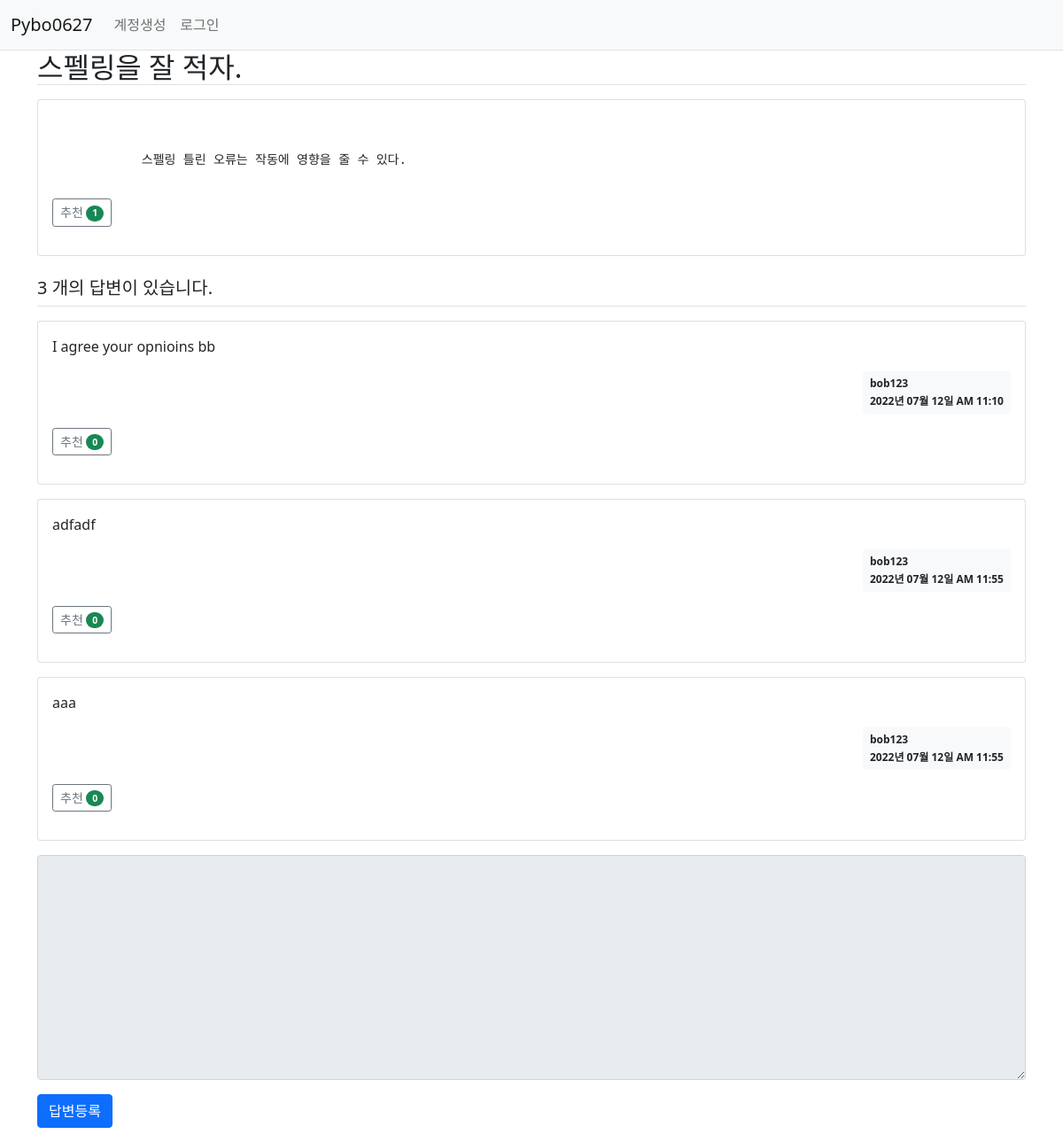
The app's page /question/detail/317/ with its own data.
### pybo/models.py (models this page shows)
class Question(db.Model):
    id = db.Column(db.Integer, primary_key=True)
    subject = db.Column(db.String(200), nullable=False)
    content = db.Column(db.Text(), nullable=False)
    create_date = db.Column(db.DateTime(), nullable=False)
    user_id = db.Column(db.Integer, db.ForeignKey('user.id', ondelete='CASCADE'), nullable=False)
    user = db.relationship('User', backref=db.backref('question_set'))
    modify_date = db.Column(db.DateTime(), nullable=True)
    voter = db.relationship('User', secondary=question_voter, backref=db.backref('question_voter_set'))

class Answer(db.Model):
    id = db.Column(db.Integer, primary_key=True)
    question_id = db.Column(db.Integer, db.ForeignKey('question.id', ondelete='CASCADE'))
    question = db.relationship('Question', backref=db.backref('answer_set'))
    content = db.Column(db.Text(), nullable=False)
    create_date = db.Column(db.DateTime(), nullable=False)
    user_id = db.Column(db.Integer, db.ForeignKey('user.id', ondelete='CASCADE'), nullable=False)
    user = db.relationship('User', backref=db.backref('answer_set'))
    modify_date = db.Column(db.DateTime(), nullable=True)
    voter = db.relationship('User', secondary=answer_voter, backref=db.backref('answer_voter_set'))

class User(db.Model):
    id = db.Column(db.Integer, primary_key=True)
    username = db.Column(db.String(150), unique=True, nullable=False)
    password = db.Column(db.String(200), nullable=False)
    email = db.Column(db.String(120), unique=True, nullable=False)

### pybo/views/question_views.py (the view)
@bp.route('/detail/<int:question_id>/')
def detail(question_id):
    form = AnswerForm()
    question = Question.query.get_or_404(question_id)
    return render_template('question/question_detail.html', question=question, form=form)

### pybo/forms.py
class AnswerForm(FlaskForm):
    content = TextAreaField('답변내용', validators=[DataRequired('내용은 필수 입력 항목입니다. ')])

### pybo/filter.py (called while the page is built)
def format_datetime(value, fmt='%Y년 %m월 %d일 %p %I:%M'):
    return value.strftime(fmt)

### pybo/views/auth_views.py (called while the page is built)
@bp.before_app_request
def load_logged_in_user():
    user_id = session.get('user_id')
    if user_id is None:
        g.user = None
    else:
        g.user = User.query.get(user_id)

### pybo/templates/question/question_detail.html (shortened to what this page needs)
<!DOCTYPE html>
<html lang="en">
<head>
</head>
<body>
    {% extends 'base.html' %}
    {% block content %}
    <div class = "container my -3">
        <h2 class = "border-bottom py 2">{{ question.subject }} </h2>
        <div class = "card my-3">
            <div class = "card-body">
                <div class = "card-text">{{ question.content|markdown  }}</div>
                <div class = "my-3">
                    <a href="javascript:void(0)" data-uri="{{ url_for('question.vote', question_id=question.id) }}"
                       class = "recommend btn btn-sm btn-outline-secondary">추천
                        <span class = "badge rounded-pill bg-success">{{ question.voter|length }}</span>
                    </a>
                </div>
            </div>
        </div>
        <h5 class = "border-bottom my-3 py-2">{{ question.answer_set|length }} 개의 답변이 있습니다.</h5>
        {% for answer in question.answer_set %}
        <div class = "card my-3">
            <div class="card-body">
                <div class = "card-text"> {{ answer.content|markdown }}</div>
                <div class = "d-flex justify-content-end">
                    <div class = "badge bg-light text-dark p-2 text-start">
                        <div class = "mb-2">{{ answer.user.username }} </div>
                        <div>{{ answer.create_date|datetime }}</div>
                    </div>
                </div>
                <div class = "my-3">
                    <a href="javascript:void(0)" data-uri="{{ url_for('answer.vote', answer_id=answer.id) }}"
                       class="recommend btn btn-sm btn-outline-secondary"> 추천
                        <span class = "badge rounded-pill bg-success">{{ answer.voter|length }}</span>
                    </a>
                </div>
            </div>
        </div>
        {% endfor %}
        <form action = "{{ url_for('answer.create', question_id=question.id) }}" method="post" class = "my-3">
            <div class = "mb-3">
                <textarea {% if not g.user%}disabled{% endif %}
                        name = "content" id="content" class = "form-control" rows = "10"></textarea>
            </div>
            <input type = "submit" value = "답변등록" class = "btn btn-primary">
            </form>
        </div>
{% endblock %}

### records on screen
Question: subject "스펠링을 잘 적자.", content "스펠링 틀린 오류는 작동에 영향을 줄 수 있다."
Answer: content "I agree your opnioins bb", user.username "bob123", create_date "2022년 07월 12일 AM 11:10", voter|length "0"
Answer: content "adfadf", user.username "bob123", create_date "2022년 07월 12일 AM 11:55", voter|length "0"
Answer: content "aaa", user.username "bob123", create_date "2022년 07월 12일 AM 11:55", voter|length "0"

### other values on screen
{{ question.voter|length }} "1"
{{ question.answer_set|length }} "3"
